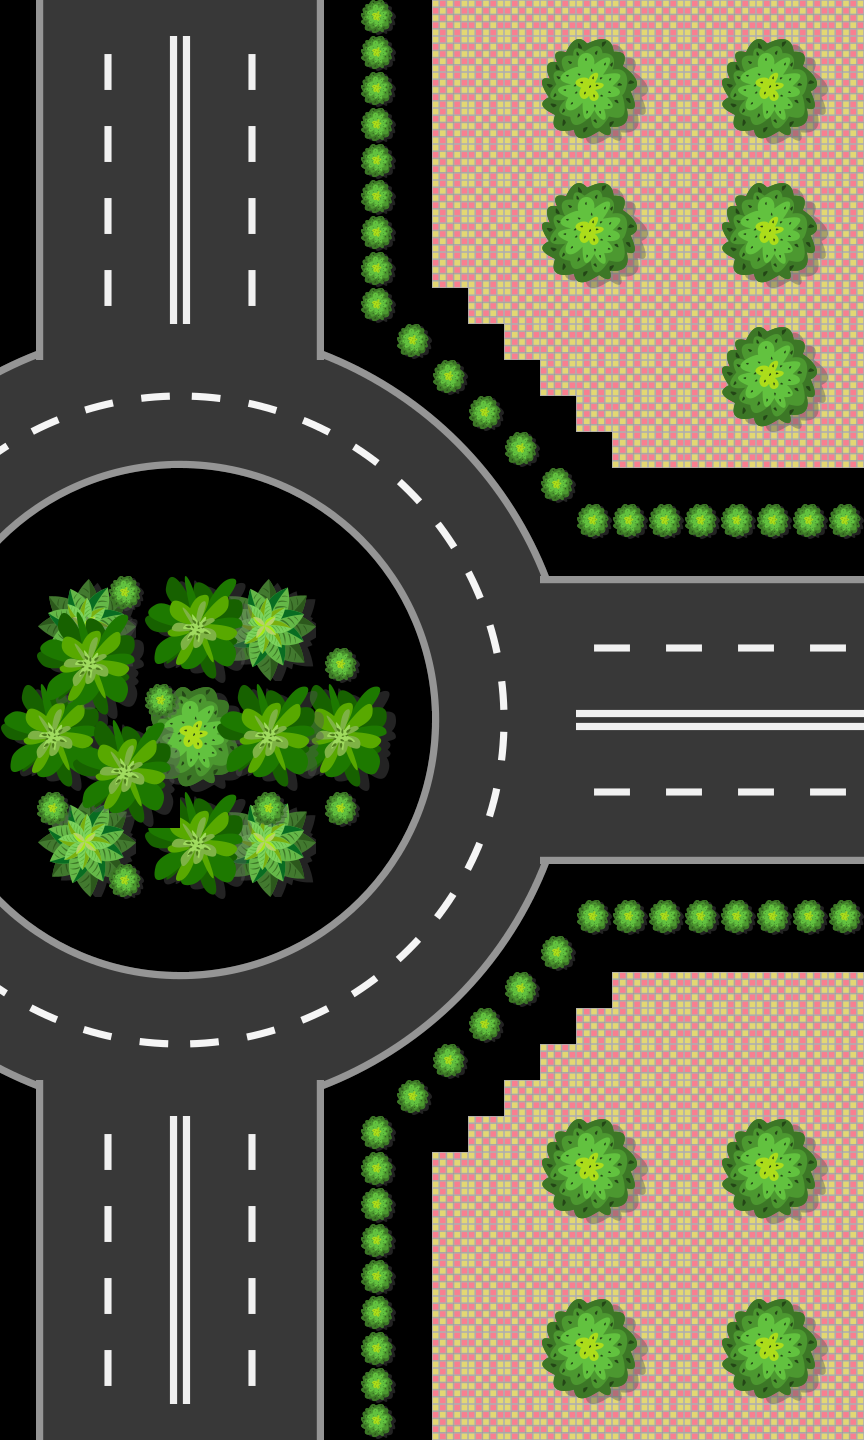

Below is a game level as drawn by its tile map, then a one-line description and the .tmx that defines it (tile-layer data replaced by summaries):
An orthogonal 24x40 tile map with 36x36 px tiles, 2 tile layers (Road Map, Tile Layer 2) and 48 objects (3x 1, 3x 2, 3x 3, 3x 4, 3x 5, ...).

<map version="1.8" tiledversion="1.8.0" orientation="orthogonal" renderorder="right-down" width="24" height="40" tilewidth="36" tileheight="36" infinite="0" nextlayerid="7" nextobjectid="108">
 <tileset firstgid="1" name="new_tile_map" tilewidth="36" tileheight="36" tilecount="784" columns="28">
  <image source="../map_tileset/new_tile_map.png" width="1024" height="1024" />
 </tileset>
 <layer id="1" name="Road Map" width="24" height="40">
  <data>[960 cells, 801 non-empty, 99 distinct tile ids]</data>
 </layer>
 <layer id="6" name="Tile Layer 2" width="24" height="40">
  <data>[960 cells, 132 non-empty, 19 distinct tile ids]</data>
 </layer>
 <objectgroup id="2" name="Follow Path 3" visible="0">
  <object id="73" name="1" x="673.366" y="681.935">
   <ellipse />
  </object>
  <object id="74" name="2" x="597.782" y="679.937">
   <ellipse />
  </object>
  <object id="75" name="3" x="514.169" y="678.207">
   <ellipse />
  </object>
  <object id="76" name="4" x="458.19" y="645.644">
   <ellipse />
  </object>
  <object id="77" name="5" x="407.292" y="546.138">
   <ellipse />
  </object>
  <object id="78" name="6" x="336.025" y="477.073">
   <ellipse />
  </object>
  <object id="79" name="7" x="248.872" y="435.825">
   <ellipse />
  </object>
  <object id="80" name="8" x="174.395" y="428.521">
   <ellipse />
  </object>
  <object id="81" x="100.556" y="441.509">
   <ellipse />
  </object>
  <object id="82" x="27.2506" y="469.777">
   <ellipse />
  </object>
  <object id="83" x="-75.0658" y="538.609">
   <ellipse />
  </object>
  <object id="86" x="-133.268" y="584.416">
   <ellipse />
  </object>
  <object id="87" x="-190.402" y="591.202">
   <ellipse />
  </object>
  <object id="88" x="-309.511" y="559.903">
   <ellipse />
  </object>
  <object id="89" x="-362.546" y="381.673">
   <ellipse />
  </object>
 </objectgroup>
 <objectgroup id="3" name="Follow Path 2" visible="0">
  <object id="2" name="1" x="394.401" y="913.542">
   <ellipse />
  </object>
  <object id="3" name="2" x="438.436" y="855.995">
   <ellipse />
  </object>
  <object id="4" name="3" x="467.19" y="767.359">
   <ellipse />
  </object>
  <object id="5" name="4" x="467.579" y="672.972">
   <ellipse />
  </object>
  <object id="53" name="5" x="436.169" y="584.613">
   <ellipse />
  </object>
  <object id="54" name="6" x="366.488" y="499.832">
   <ellipse />
  </object>
  <object id="55" name="7" x="271.931" y="445.407">
   <ellipse />
  </object>
  <object id="69" name="8" x="181.578" y="432.033">
   <ellipse />
  </object>
  <object id="102" x="89.1972" y="447.402">
   <ellipse />
  </object>
  <object id="103" x="7.07914" y="491.293">
   <ellipse />
  </object>
  <object id="104" x="-73.6231" y="562.084">
   <ellipse />
  </object>
  <object id="105" x="-123.177" y="661.192">
   <ellipse />
  </object>
  <object id="106" x="-168.484" y="773.043">
   <ellipse />
  </object>
  <object id="107" x="-431.828" y="845.25">
   <ellipse />
  </object>
 </objectgroup>
 <objectgroup id="4" name="Follow Path 1" visible="0">
  <object id="8" name="1" x="493.349" y="902.721">
   <ellipse />
  </object>
  <object id="9" name="2" x="529.111" y="835.097">
   <ellipse />
  </object>
  <object id="33" name="3" x="543.938" y="749.897">
   <ellipse />
  </object>
  <object id="59" name="4" x="539.462" y="654.35">
   <ellipse />
  </object>
  <object id="60" name="5" x="511.679" y="568.472">
   <ellipse />
  </object>
  <object id="90" x="461.659" y="490.35">
   <ellipse />
  </object>
  <object id="91" x="398.192" y="430.36">
   <ellipse />
  </object>
  <object id="92" x="320.814" y="387.759">
   <ellipse />
  </object>
  <object id="94" x="246.044" y="359.937">
   <ellipse />
  </object>
  <object id="95" x="157.364" y="352.982">
   <ellipse />
  </object>
  <object id="96" x="62.5978" y="369.501">
   <ellipse />
  </object>
  <object id="98" x="-20.8659" y="414.71">
   <ellipse />
  </object>
  <object id="99" x="-91.2885" y="468.614">
   <ellipse />
  </object>
  <object id="100" x="-239.089" y="683.359">
   <ellipse />
  </object>
  <object id="101" x="-463.554" y="692.812">
   <ellipse />
  </object>
 </objectgroup>
 <objectgroup id="5" name="road_signs">
  <object id="39" name="sign_1" x="324.186" y="1123.69">
   <ellipse />
  </object>
  <object id="66" name="sign_2" x="547.913" y="574.152">
   <ellipse />
  </object>
  <object id="67" name="sign_3" x="-10.7053" y="354.543">
   <ellipse />
  </object>
  <object id="68" name="sign_4" x="-247.039" y="1020.6">
   <ellipse />
  </object>
 </objectgroup>
</map>
